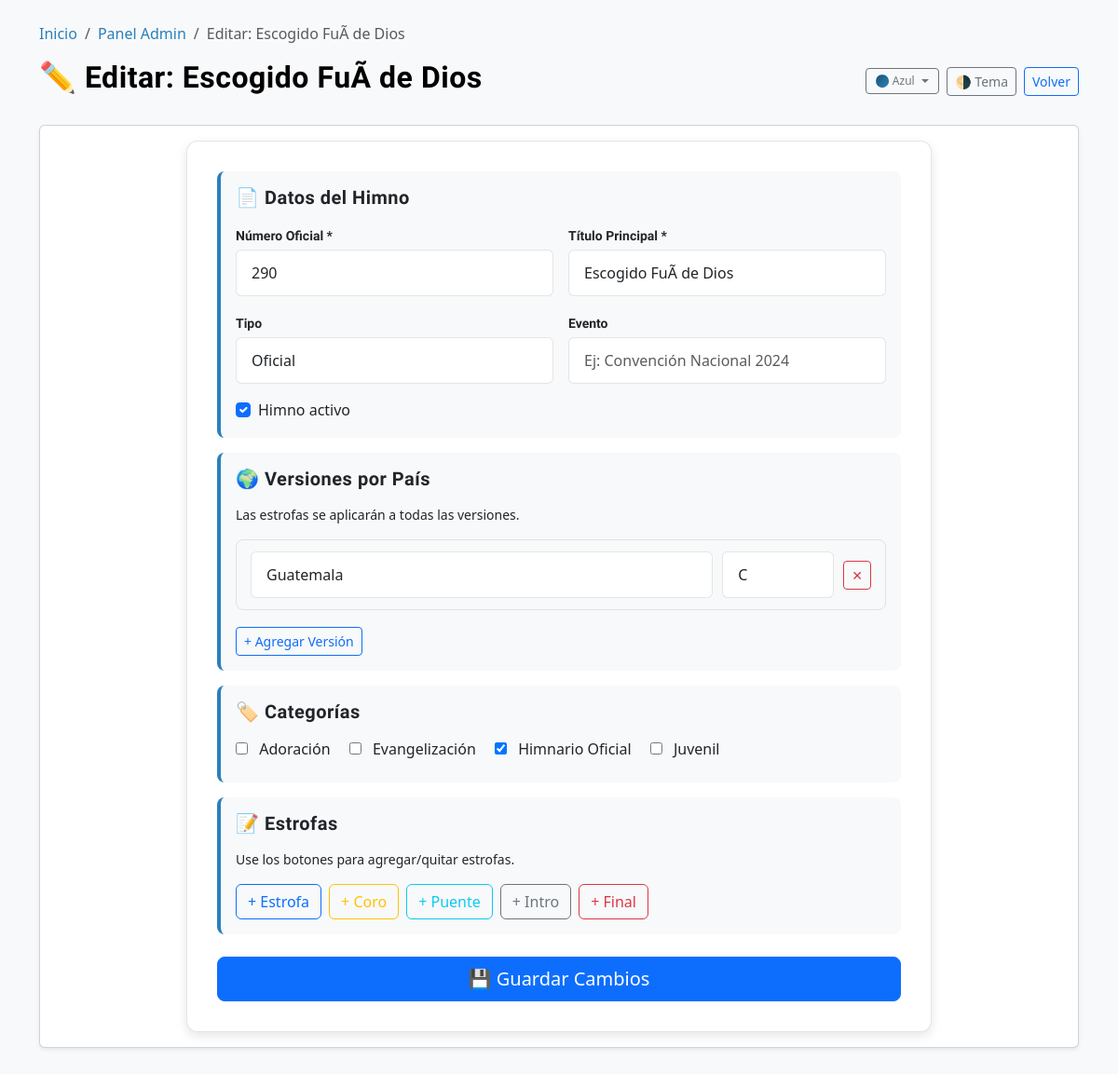
The app's page /admin/editar.php?id=432 (signed in), older data.
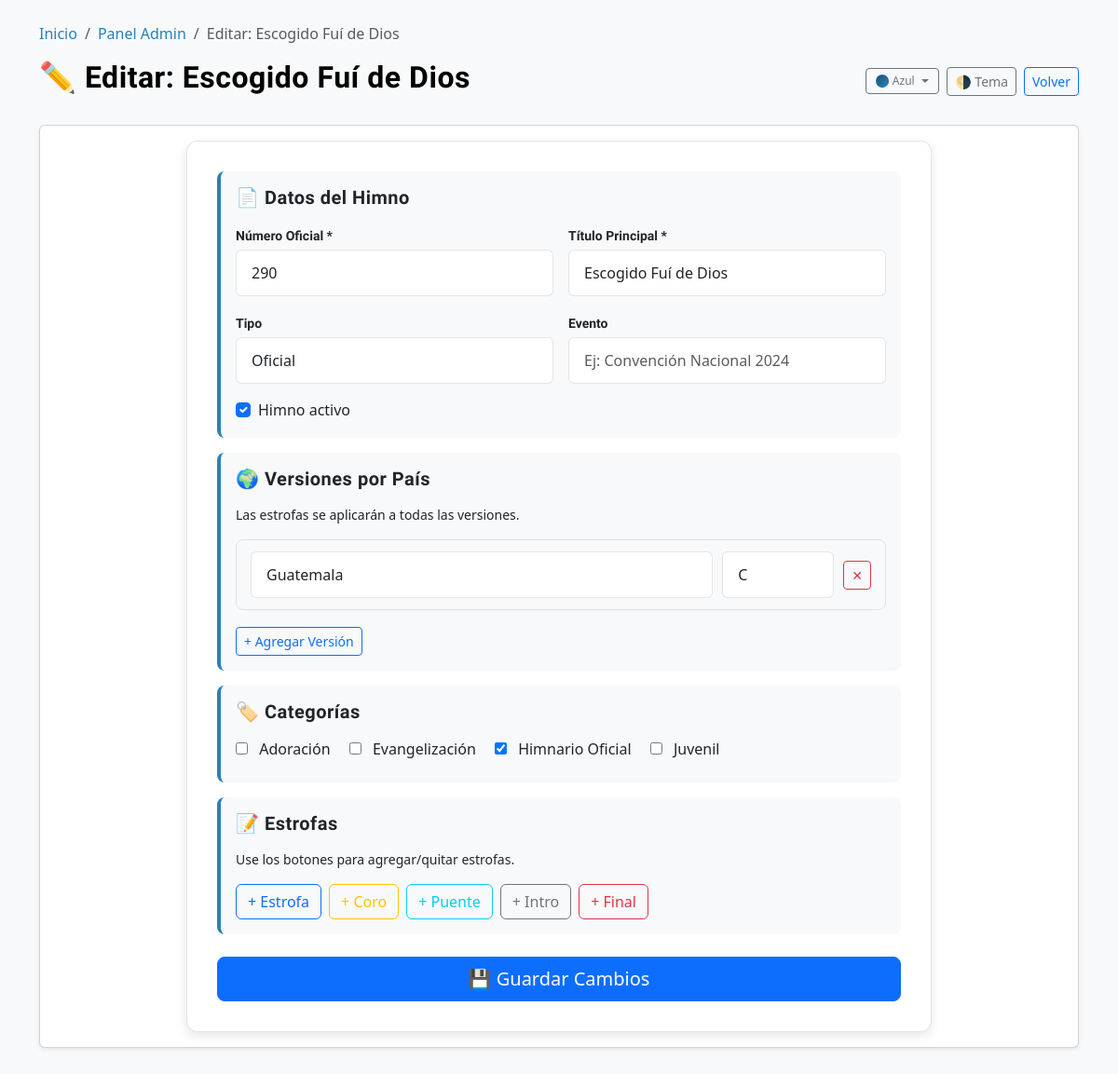
The same page, newer data.
### tables this page shows
CREATE TABLE `himnos` (
  `id` int NOT NULL AUTO_INCREMENT,
  `titulo_principal` varchar(255) NOT NULL,
  `numero_oficial` int DEFAULT NULL,
  `tipo` tinyint(1) NOT NULL DEFAULT '1' COMMENT '1=Oficial, 2=Inspirada, 3=ConvenciÃ³n',
  `evento` varchar(255) DEFAULT NULL COMMENT 'Evento asociado',
  `activo` tinyint(1) NOT NULL DEFAULT '1',
  `fecha_creacion` datetime NOT NULL DEFAULT CURRENT_TIMESTAMP,
  PRIMARY KEY (`id`),
  KEY `idx_himno_numero` (`numero_oficial`),
  KEY `idx_himno_activo` (`activo`)
);

CREATE TABLE `categorias` (
  `id` int NOT NULL AUTO_INCREMENT,
  `nombre` varchar(100) NOT NULL,
  PRIMARY KEY (`id`),
  UNIQUE KEY `nombre` (`nombre`)
);

### admin/editar.php (the view, shortened to what this page needs)
<?php
require_once '../includes/db.php';
require_once '../includes/funciones.php';
$id = isset($_GET['id']) ? (int)$_GET['id'] : 0;
$stmt = $conexion->prepare("SELECT * FROM himnos WHERE id = ? LIMIT 1");
$stmt->bind_param("i", $id);
$stmt->execute();
$himno = $stmt->get_result()->fetch_assoc();
$categorias_del_himno = [];
$stmt_cat = $conexion->prepare("SELECT categoria_id FROM himno_categoria WHERE himno_id = ?");
$stmt_cat->bind_param("i", $id);
$stmt_cat->execute();
$res_cat = $stmt_cat->get_result();
while ($row = $res_cat->fetch_assoc()) {
    $categorias_del_himno[] = (int)$row['categoria_id'];
}
$categorias_list = $conexion->query("SELECT id, nombre FROM categorias ORDER BY nombre ASC");
?>
<!DOCTYPE html>
<html lang="es" data-bs-theme="light">
<head>
    <link href="https://cdn.jsdelivr.net/npm/bootstrap@5.3.0/dist/css/bootstrap.min.css" rel="stylesheet">
    <link rel="stylesheet" href="../css/style.css">
</head>
<body>
<div class="container mt-4 mb-5">
    <?php echo generarBreadcrumbs(['Inicio' => '../index.php', 'Panel Admin' => 'index.php', 'Editar: ' . $himno['titulo_principal'] => null]); ?>
    <div class="d-flex justify-content-between align-items-center mb-4">
        <h2>✏️ Editar: <?php echo sanitizar($himno['titulo_principal']); ?></h2>
        <div class="d-flex gap-2 align-items-center">
            <div class="dropdown d-none d-md-inline-block">
                <button class="btn btn-outline-secondary btn-sm dropdown-toggle d-flex align-items-center gap-1" id="theme-variant-btn" data-bs-toggle="dropdown" aria-expanded="false" style="gap:4px;padding:4px 10px;">
                    <span class="theme-dot" data-theme="blue" style="width:14px;height:14px;border-width:1px;"></span>
                    <span style="font-size:0.75rem;">Azul</span>
                </button>
            </div>
            <button class="btn btn-outline-secondary btn-sm" onclick="Himnario.toggleTheme()">🌗 Tema</button>
            <a href="index.php" class="btn btn-outline-primary btn-sm">Volver</a>
        </div>
    </div>
    <div class="card shadow-sm">
        <div class="card-body">
            <form method="POST" class="admin-form" id="form-himno">
                <div class="form-section">
                    <h5 class="mb-3">📄 Datos del Himno</h5>
                    <div class="form-row">
                        <div>
                            <label class="form-label">Número Oficial *</label>
                            <input type="number" name="numero_oficial" class="form-control" required
                                   value="<?php echo (int)$himno['numero_oficial']; ?>">
                        </div>
                        <div>
                            <label class="form-label">Título Principal *</label>
                            <input type="text" name="titulo_principal" class="form-control" required
                                   value="<?php echo sanitizar($himno['titulo_principal']); ?>">
                        </div>
                    </div>
                    <div class="form-row">
                        <div>
                            <label class="form-label">Tipo</label>
                            <select name="tipo" class="form-select">
                                <option value="1" <?php echo (int)$himno['tipo'] === 1 ? 'selected' : ''; ?>>Oficial</option>
                            </select>
                        </div>
                        <div>
                            <label class="form-label">Evento</label>
                            <input type="text" name="evento" class="form-control"
                                   value="<?php echo sanitizar($himno['evento'] ?? ''); ?>"
                                   placeholder="Ej: Convención Nacional 2024">
                        </div>
                    </div>
                    <div class="form-check mt-2">
                        <input type="checkbox" name="activo" id="activo" class="form-check-input" value="1"
                               <?php echo (int)$himno['activo'] === 1 ? 'checked' : ''; ?>>
                        <label class="form-check-label" for="activo">Himno activo</label>
                    </div>
                </div>
                <div class="form-section">
                    <h5 class="mb-3">🌍 Versiones por País</h5>
                    <p class="form-help-text">Las estrofas se aplicarán a todas las versiones.</p>
                    <div id="versiones-container">
                    </div>
                    <button type="button" class="btn btn-outline-primary btn-sm mt-2" onclick="agregarVersion()">+ Agregar Versión</button>
                </div>
                <div class="form-section">
                    <h5 class="mb-3">🏷️ Categorías</h5>
                    <div>
                        <?php if ($categorias_list && $categorias_list->num_rows > 0):
                            $categorias_list->data_seek(0);
                            while($cat = $categorias_list->fetch_assoc()): ?>
                                <label class="categoria-label">
                                    <input type="checkbox" name="categorias[]" value="<?php echo (int)$cat['id']; ?>"
                                           class="categoria-checkbox"
                                           <?php echo in_array((int)$cat['id'], $categorias_del_himno) ? 'checked' : ''; ?>>
                                    <?php echo sanitizar($cat['nombre']); ?>
                                </label>
                            <?php endwhile; ?>
                        <?php else: ?>
                            <p class="text-muted small">No hay categorías disponibles.</p>
                        <?php endif; ?>
                    </div>
                </div>
                <div class="form-section">
                    <h5 class="mb-3">📝 Estrofas</h5>
                    <p class="form-help-text">Use los botones para agregar/quitar estrofas.</p>
                    <div class="d-flex gap-2 mt-3">
                        <button type="button" class="btn btn-outline-primary" onclick="agregarEstrofa('Estrofa')">+ Estrofa</button>
                        <button type="button" class="btn btn-outline-warning" onclick="agregarEstrofa('Coro')">+ Coro</button>
                        <button type="button" class="btn btn-outline-info" onclick="agregarEstrofa('Puente')">+ Puente</button>
                        <button type="button" class="btn btn-outline-secondary" onclick="agregarEstrofa('Intro')">+ Intro</button>
                        <button type="button" class="btn btn-outline-danger" onclick="agregarEstrofa('Final')">+ Final</button>
                    </div>
                </div>
                <div class="d-grid mt-4">
                    <button type="submit" class="btn btn-primary btn-lg">💾 Guardar Cambios</button>
                </div>
            </form>
        </div>
    </div>
</div>
</body>
</html>

### includes/funciones.php (shortened to what this page needs)
<?php
function generarBreadcrumbs($items) {
    $html = '<nav aria-label="breadcrumb"><ol class="breadcrumb">';
    foreach ($items as $label => $url) {
        if ($url) {
            $html .= '<li class="breadcrumb-item"><a href="' . sanitizar($url) . '">' . sanitizar($label) . '</a></li>';
        } else {
            $html .= '<li class="breadcrumb-item active" aria-current="page">' . sanitizar($label) . '</li>';
        }
    }
    $html .= '</ol></nav>';
    return $html;
}
function sanitizar($input) {
    return htmlspecialchars(trim((string)$input), ENT_QUOTES, 'UTF-8');
}

### admin/editar.php (style rules this page uses)
.categoria-checkbox { margin-right: 8px; }
.categoria-label { display: inline-block; margin-right: 16px; margin-bottom: 8px; }

Row changes from the older to the newer data that the page shows:
changed himnos "Oficial": titulo_principal "Escogido FuÃ­ de Dios" → "Escogido Fuí de Dios"
Text that changed along with them:
new list line: "Editar: Escogido Fuí de Dios"
list line gone: "Editar: Escogido FuÃ­ de Dios"
